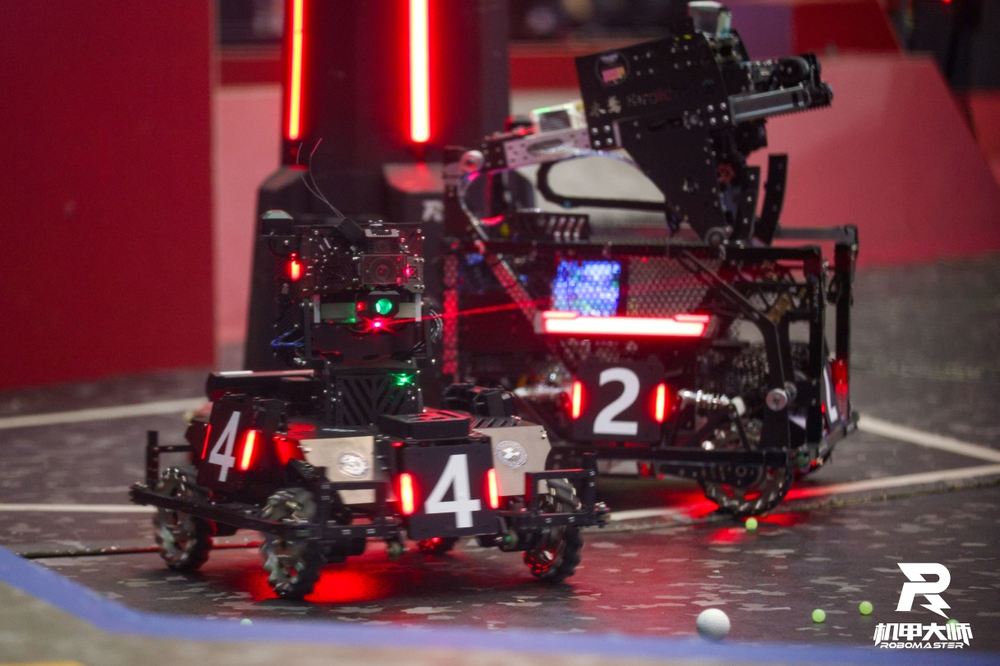
//> input picture cv-color/bubing.png, 1000 x 666 px, shrunk from 1217 x 811 before the run
$ ./ShiBie   (built with g++ and OpenCV 4)
//> lines starting //> are read from the running program, lines starting //| are printed output that depends on the picture; after the words box and inside, x2 and y2 are one past the last pixel; in counts of white or black regions, pixels touching at a corner belong together
#include <opencv2/opencv.hpp>
int main()
{
    cv::Mat img;
    img = cv::imread("bubing.png");
//> img is the input picture: 666 rows x 1000 cols, CV_8UC3; mean B, G, R 63.2, 54.6, 100
    cv::Mat G_img;
    cv::cvtColor(img, G_img, cv::COLOR_BGR2GRAY);
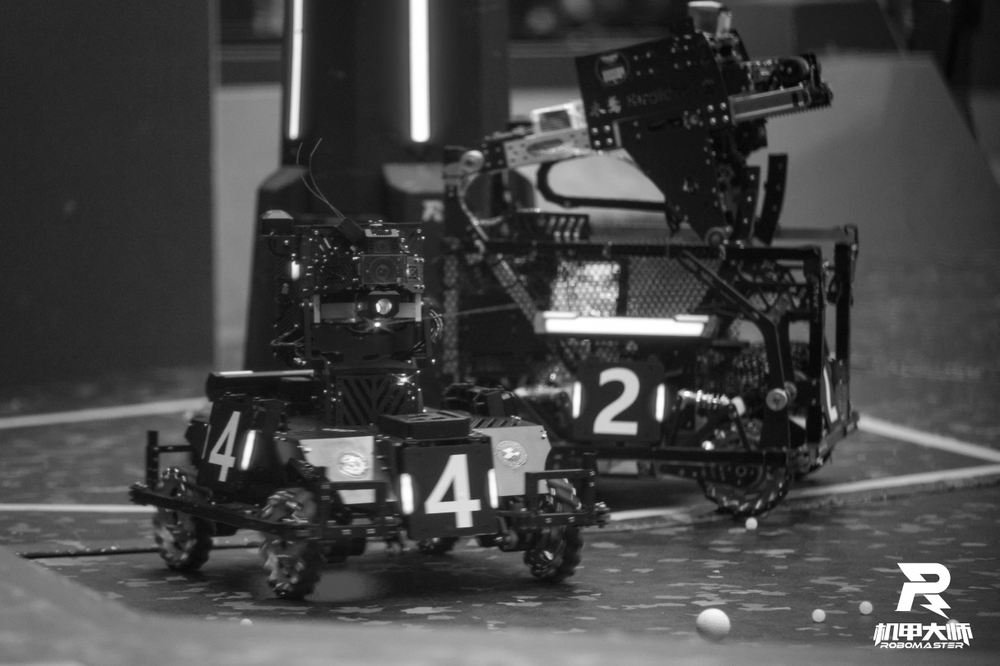
//> G_img: 666 rows x 1000 cols, CV_8UC1; min 3, max 255, mean 69.2
    cv::Mat B_img;
    cv::threshold(G_img, B_img, 128, 255, cv::THRESH_BINARY);
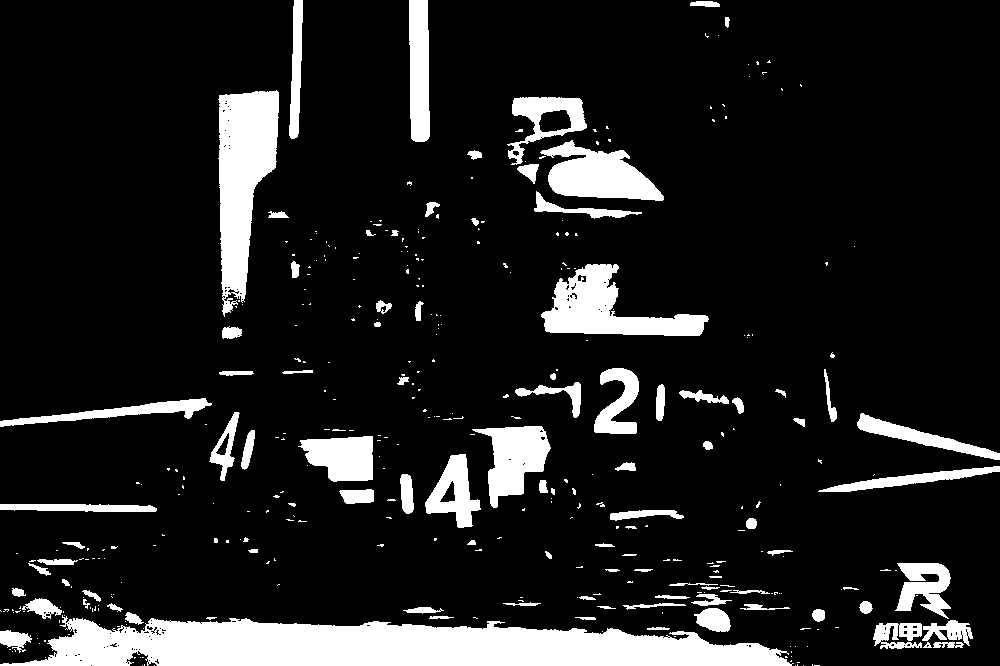
//> B_img: 666 rows x 1000 cols, CV_8UC1; 12.5% white; 378 white regions (279 under 20 px), largest, box (x1, y1, x2, y2) and area: (0, 615, 794, 666) 27158, (218, 90, 279, 317) 8542, (541, 264, 709, 336) 5617
    // [17 lines of commented-out code are left out]
    cv::imshow("",B_img);
    //cv::imshow("",s);
    cv::waitKey(0);
    // [7 lines of commented-out code are left out]

}

$ run again, with cv-color/R-C.jpeg saved as cv-color/bubing.png
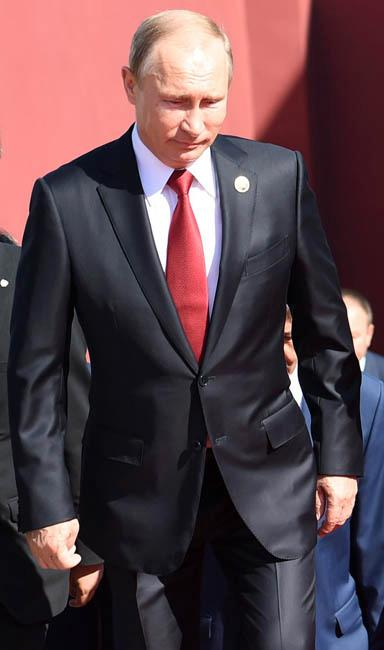
//> input picture cv-color/R-C.jpeg, 384 x 650 px
//> img is the input picture: 650 rows x 384 cols, CV_8UC3; mean B, G, R 73.6, 67.1, 90.7
//> `cv::cvtColor(img, G_img, cv::COLOR_BGR2GRAY);`:
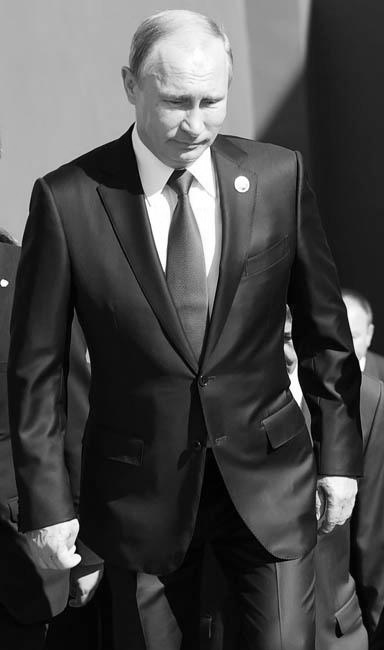
//> G_img: 650 rows x 384 cols, CV_8UC1; min 0, max 255, mean 74.9
//> `cv::threshold(G_img, B_img, 128, 255, cv::THRESH_BINARY);`:
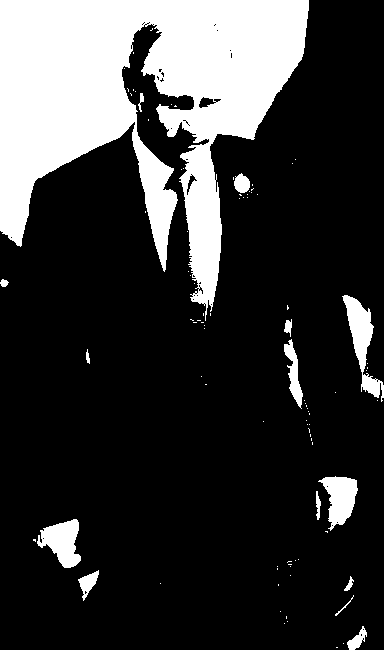
//> B_img: 650 rows x 384 cols, CV_8UC1; 21.8% white; 93 white regions (78 under 20 px), largest, box (x1, y1, x2, y2) and area: (0, 0, 309, 321) 48433, (342, 295, 384, 402) 1548, (37, 519, 81, 568) 1281
